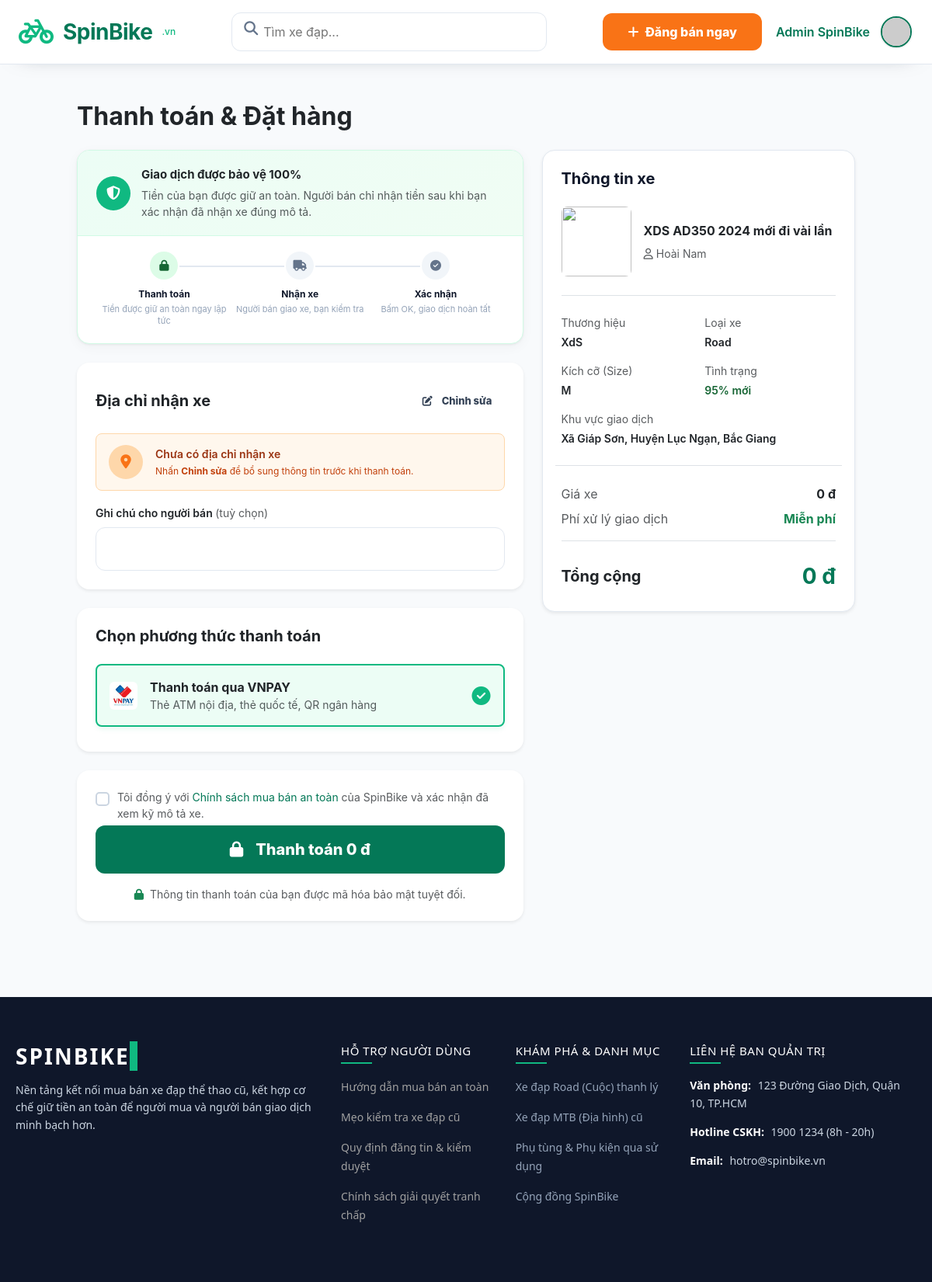
/checkout?product_id=11 (signed in), run on the app's committed database.
### tables this page shows
CREATE TABLE `products` (
  `id` int(11) NOT NULL,
  `title` varchar(255) NOT NULL,
  `brand` varchar(100) DEFAULT NULL,
  `bike_type` varchar(100) DEFAULT NULL,
  `price` decimal(15,2) NOT NULL,
  `location` varchar(255) DEFAULT NULL,
  `description` text DEFAULT NULL,
  `frame_size` varchar(50) DEFAULT NULL,
  `condition_percent` int(11) DEFAULT NULL,
  `listing_status` enum('pending','approved','rejected','sold','hidden') NOT NULL DEFAULT 'pending',
  `approval_note` varchar(255) DEFAULT NULL,
  `approved_at` timestamp NULL DEFAULT NULL,
  `sold_at` timestamp NULL DEFAULT NULL,
  `created_at` timestamp NOT NULL DEFAULT current_timestamp(),
  `seller_id` int(11) NOT NULL
);

CREATE TABLE `users` (
  `id` int(11) NOT NULL,
  `name` varchar(255) NOT NULL,
  `email` varchar(255) NOT NULL,
  `password` varchar(255) NOT NULL,
  `phone` varchar(20) DEFAULT NULL,
  `address` varchar(255) DEFAULT NULL,
  `avatar` varchar(500) DEFAULT NULL,
  `role` enum('user','admin') NOT NULL DEFAULT 'user',
  `balance` decimal(15,2) NOT NULL DEFAULT 0.00,
  `created_at` timestamp NOT NULL DEFAULT current_timestamp(),
  `reset_token` varchar(255) DEFAULT NULL,
  `reset_token_expire` datetime DEFAULT NULL
);

### app/views/orders/checkout.php (the view, shortened to what the rows shown need)
<?php
require_once __DIR__ . '/../../../config/config.php';
require_once __DIR__ . '/../../models/Product.php';
$productId = filter_input(INPUT_GET, 'product_id', FILTER_VALIDATE_INT, ['options' => ['min_range' => 1]]);
$checkoutError = null;
$product = null;
$database = new Database();
$db = $checkoutError === null ? $database->getConnectionOrNull() : null;
if ($checkoutError === null) {
    try {
        $productModel = new Product($db);
        $product = $productModel->getProductDetail($productId);
    } catch (Throwable $exception) {
        $checkoutError = 'Không thể tải thông tin thanh toán lúc này. Vui lòng thử lại sau.';
    }
}
$buyerPhone   = '';
$buyerAddress = '';
if ($db) {
    try {
        $stmt = $db->prepare("SELECT phone, address FROM users WHERE id = ?");
        $stmt->execute([$_SESSION['user_id']]);
        $row = $stmt->fetch(PDO::FETCH_ASSOC);
        $buyerPhone   = trim((string) ($row['phone'] ?? ''));
        $buyerAddress = trim((string) ($row['address'] ?? ''));
    } catch (Throwable $e) {}
}
$formattedPrice = is_numeric($product['price'] ?? null) ? number_format((float)$product['price'], 0, ',', '.') . ' đ' : 'Liên hệ để báo giá';
$mainImage = (!empty($product['images'])) ? $product['images'][0] : 'https://via.placeholder.com/80';
$productTitle = trim((string)($product['title'] ?? ''));
$sellerName = trim((string)($product['seller_name'] ?? ''));
$productBrand = trim((string)($product['brand'] ?? ''));
$productLocation = trim((string)($product['location'] ?? ''));
$productBikeType = trim((string)($product['bike_type'] ?? ''));
$productFrameSize = trim((string)($product['frame_size'] ?? ''));
$productCondition = is_numeric($product['condition_percent'] ?? null) ? (int) $product['condition_percent'] . '%' : 'Đang cập nhật';
include __DIR__ . '/../layouts/header.php';
?>
<div class="container py-5 checkout-wrapper">
    <?php if ($checkoutError !== null): ?>
    <div class="card border-0 shadow-sm rounded-4 text-center p-5 mt-4">
        <i class="fa-solid fa-circle-exclamation text-danger mb-3" style="font-size: 3rem;"></i>
        <h4 class="text-dark fw-bold mb-3">Rất tiếc!</h4>
        <p class="text-muted fs-5 mb-4"><?php echo htmlspecialchars($checkoutError); ?></p>
        <div>
            <a href="<?php echo route_url('home'); ?>" class="btn btn-primary px-4 py-2 rounded-pill fw-bold">Quay lại trang chủ</a>
        </div>
    </div>
    <?php else: ?>
    <h2 class="fw-bold mb-4 text-dark">Thanh toán & Đặt hàng</h2>
    <div class="row g-4">
        <div class="col-lg-7">
            <div class="trust-card mb-4">
                <div class="trust-card-header">
                    <div class="trust-card-icon">
                        <i class="fa-solid fa-shield-halved"></i>
                    </div>
                    <div>
                        <div class="fw-bold text-dark" style="font-size:15px;">Giao dịch được bảo vệ 100%</div>
                        <div class="text-muted small mt-1" style="line-height:1.5;">
                            Tiền của bạn được giữ an toàn. Người bán chỉ nhận tiền sau khi bạn xác nhận đã nhận xe đúng mô tả.
                        </div>
                    </div>
                </div>
                <div class="trust-steps">
                    <div class="trust-step">
                        <div class="trust-step-icon" style="background:#dcfce7;color:#166534;">
                            <i class="fa-solid fa-lock"></i>
                        </div>
                        <div class="trust-step-title">Thanh toán</div>
                        <div class="trust-step-desc">Tiền được giữ an toàn ngay lập tức</div>
                    </div>
                    <div class="trust-step">
                        <div class="trust-step-icon" style="background:#f1f5f9;color:#64748b;">
                            <i class="fa-solid fa-truck"></i>
                        </div>
                        <div class="trust-step-title">Nhận xe</div>
                        <div class="trust-step-desc">Người bán giao xe, bạn kiểm tra</div>
                    </div>
                    <div class="trust-step">
                        <div class="trust-step-icon" style="background:#f1f5f9;color:#64748b;">
                            <i class="fa-solid fa-circle-check"></i>
                        </div>
                        <div class="trust-step-title">Xác nhận</div>
                        <div class="trust-step-desc">Bấm OK, giao dịch hoàn tất</div>
                    </div>
                </div>
            </div>
            <form id="checkoutForm" action="<?php echo route_url('checkout.process'); ?>" method="POST">
                <div class="card border-0 shadow-sm rounded-4 p-4 mb-4">
                    <div class="d-flex align-items-center justify-content-between mb-3">
                        <h5 class="fw-bold mb-0">Địa chỉ nhận xe</h5>
                        <a href="<?php echo route_url('user.settings.profile'); ?>" class="btn btn-sm btn-outline-secondary rounded-pill px-3" style="font-size:13px;">
                            <i class="fa-solid fa-pen-to-square me-1"></i>Chỉnh sửa
                        </a>
                    </div>
                    <?php
                    $missingInfo  = $buyerPhone === '' || $buyerAddress === '';
                    ?>
                    <div id="buyerContactCard" class="d-flex align-items-center gap-3 rounded-3"
                         style="padding:14px 16px;border:1px solid <?php echo $missingInfo ? '#fed7aa' : '#e2e8f0'; ?>;background:<?php echo $missingInfo ? '#fff7ed' : '#f8fafc'; ?>;">
                        <div style="width:44px;height:44px;border-radius:50%;background:<?php echo $missingInfo ? '#fed7aa' : '#dcfce7'; ?>;display:flex;align-items:center;justify-content:center;flex-shrink:0;">
                            <i class="fa-solid fa-location-dot" style="font-size:18px;color:<?php echo $missingInfo ? '#f97316' : '#16a34a'; ?>;"></i>
                        </div>
                        <div class="flex-grow-1 min-w-0">
                            <?php if ($missingInfo): ?>
                            <div style="font-size:14px;color:#9a3412;font-weight:600;">
                                <?php if ($buyerAddress === ''): ?>Chưa có địa chỉ nhận xe<?php endif; ?>
                            </div>
                            <div style="font-size:12px;color:#c2410c;margin-top:3px;">Nhấn <strong>Chỉnh sửa</strong> để bổ sung thông tin trước khi thanh toán.</div>
                            <?php endif; ?>
                        </div>
                    </div>
                    <div class="mt-3">
                        <label class="form-label fw-semibold small text-dark">Ghi chú cho người bán <span class="text-muted fw-normal">(tuỳ chọn)</span></label>
                        <textarea name="buyer_note" rows="2" class="form-control" style="border-radius:10px;font-size:14px;resize:none;"></textarea>
                    </div>
                </div>
                <div class="card border-0 shadow-sm rounded-4 p-4 mb-4">
                    <h5 class="fw-bold mb-4">Chọn phương thức thanh toán</h5>
                    <label class="d-block mb-2 position-relative">
                        <div class="payment-option-card rounded-3 p-3 d-flex align-items-center justify-content-between">
                            <div class="d-flex align-items-center gap-3">
                                <img src="/spinbike/public/assets/images/vnpay-logo.jpg" height="36" alt="VNPAY" class="rounded-2">
                                <div>
                                    <div class="fw-bold text-dark">Thanh toán qua VNPAY</div>
                                    <div class="text-muted small">Thẻ ATM nội địa, thẻ quốc tế, QR ngân hàng</div>
                                </div>
                            </div>
                            <i class="fa-solid fa-circle-check fs-4 check-icon"></i>
                        </div>
                    </label>
                </div>
                <div class="card border-0 shadow-sm rounded-4 p-4">
                    <div class="form-check mb-1">
                        <input class="form-check-input" type="checkbox" value="" id="termsCheck">
                        <label class="form-check-label small text-muted ms-1" for="termsCheck">
                            Tôi đồng ý với <a href="<?= route_url('support.safe_trading') ?>" target="_blank" class="text-primary text-decoration-none">Chính sách mua bán an toàn</a> của SpinBike và xác nhận đã xem kỹ mô tả xe.
                        </label>
                    </div>
                    <button type="button" id="submitBtn" class="btn btn-primary w-100 py-3 rounded-pill fw-bold fs-5 shadow" onclick="showCheckoutConfirm()">
                        <i class="fa-solid fa-lock me-2"></i>Thanh toán <?php echo $formattedPrice; ?>
                    </button>
                    <p class="text-center text-muted small mt-3 mb-0"><i class="fa-solid fa-lock text-success me-1"></i> Thông tin thanh toán của bạn được mã hóa bảo mật tuyệt đối.</p>
                </div>
            </form>
        </div>
        <div class="col-lg-5">
            <div class="summary-card shadow-sm p-4">
                <h5 class="fw-bold mb-4">Thông tin xe</h5>
                <div class="d-flex gap-3 mb-4 pb-4 border-bottom">
                    <img src="<?php echo $mainImage; ?>" class="rounded-3 flex-shrink-0" style="width: 90px; height: 90px; object-fit: cover;">
                    <div class="d-flex flex-column justify-content-center min-w-0">
                        <h6 class="fw-bold text-dark mb-2" style="line-height: 1.4;"><?php echo htmlspecialchars($productTitle); ?></h6>
                        <p class="text-muted small mb-0">
                            <i class="fa-regular fa-user me-1"></i><?php echo htmlspecialchars($sellerName); ?>
                        </p>
                    </div>
                </div>
                <div class="row g-3 mb-4 pb-4 border-bottom small">
                    <div class="col-6">
                        <div class="text-muted mb-1">Thương hiệu</div>
                        <div class="fw-semibold text-dark"><?php echo htmlspecialchars($productBrand); ?></div>
                    </div>
                    <div class="col-6">
                        <div class="text-muted mb-1">Loại xe</div>
                        <div class="fw-semibold text-dark"><?php echo htmlspecialchars($productBikeType); ?></div>
                    </div>
                    <div class="col-6">
                        <div class="text-muted mb-1">Kích cỡ (Size)</div>
                        <div class="fw-semibold text-dark"><?php echo htmlspecialchars($productFrameSize); ?></div>
                    </div>
                    <div class="col-6">
                        <div class="text-muted mb-1">Tình trạng</div>
                        <div class="fw-semibold" style="color:#166534;"><?php echo htmlspecialchars($productCondition); ?> mới</div>
                    </div>
                    <div class="col-12">
                        <div class="text-muted mb-1">Khu vực giao dịch</div>
                        <div class="fw-semibold text-dark"><?php echo htmlspecialchars($productLocation); ?></div>
                    </div>
                </div>
                <div class="d-flex justify-content-between mb-2">
                    <span class="text-muted">Giá xe</span>
                    <span class="fw-bold text-dark"><?php echo $formattedPrice; ?></span>
                </div>
                <div class="d-flex justify-content-between mb-4 pb-3 border-bottom">
                    <span class="text-muted">Phí xử lý giao dịch</span>
                    <span class="text-success fw-bold">Miễn phí</span>
                </div>
                <div class="d-flex justify-content-between align-items-center mb-0">
                    <span class="fw-bold text-dark fs-5">Tổng cộng</span>
                    <span class="fw-bold fs-3 text-primary"><?php echo $formattedPrice; ?></span>
                </div>
            </div>
        </div>
    </div>
    <?php endif; ?>
</div>
<?php include __DIR__ . '/../layouts/footer.php'; ?>

### data on the page
products: price "0 đ", title "XDS AD350 2024 mới đi vài lần", seller.name "Hoài Nam", brand "XdS", bike_type "Road", frame_size "M", condition_percent "95%", location "Xã Giáp Sơn, Huyện Lục Ngạn, Bắc Giang"

### other printed values
$displayUserName "Admin SpinBike"
$link['title'] "Hướng dẫn mua bán an toàn"
$link['title'] "Mẹo kiểm tra xe đạp cũ"
$link['title'] "Quy định đăng tin & kiểm duyệt"
$link['title'] "Chính sách giải quyết tranh chấp"
$link "Xe đạp Road (Cuộc) thanh lý"
$link "Xe đạp MTB (Địa hình) cũ"
$link "Phụ tùng & Phụ kiện qua sử dụng"
$link "Cộng đồng SpinBike"
